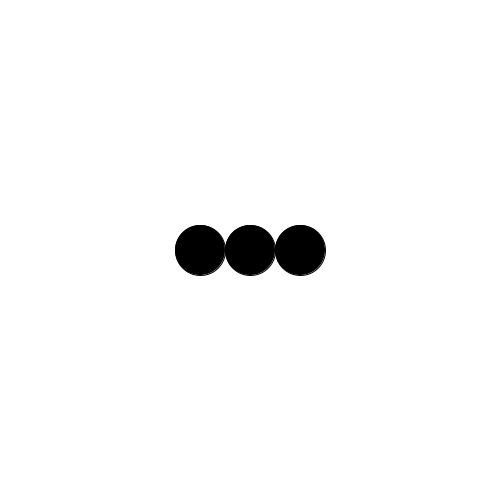
Frame 1 (no input)
Frame 60 (the mouse pressed at the canvas centre just before this capture): identical to frame 1, image omitted
Frame 120 (the mouse held since frame 60 and released just before this capture): identical to frame 1, image omitted

The Processing sketch that drew this single still picture (run headless with seeded random() and noise(); from frame 60 on, the mouse is pressed at the canvas centre):

// Processing sketch: drill19
// ── drill19.pde
float x = 200, y = 250;

void setup() {
    size(500,500);
}

void draw() {
    background(255);
    fill(0);
    for (int i=0; i<3; i++) {
        ellipse(i*50+x, y, 50, 50);
    }
}
